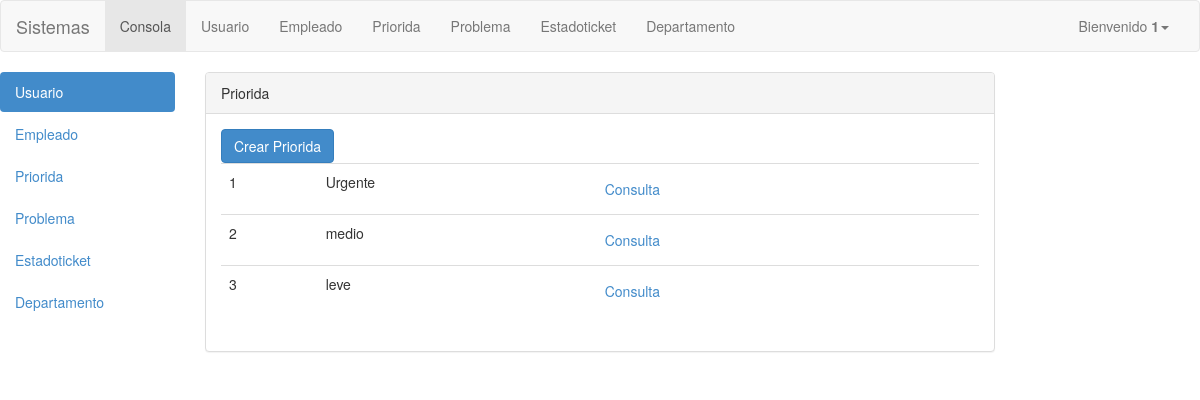
Page /ProyectoPR4/empleado/priorida.php (signed in) on the committed database.
### tables this page shows
CREATE TABLE IF NOT EXISTS `priorida` (
  `idpriorida` int(11) NOT NULL AUTO_INCREMENT,
  `nombreprio` varchar(45) NOT NULL,
  PRIMARY KEY (`idpriorida`)
);

### ProyectoPR4/empleado/priorida.php (the view, shortened to what this page needs)
<!DOCTYPE html>
<html lang="en">
<head>
	<LINK rel="stylesheet" HREF="../../ProyectoPR4/css/bootstrap-3.2.0-dist/css/bootstrap.css"  >
</head>
<body>
<?php
include("../include/menu.php");
?>
<div class="row">
 <div class="col-md-2">
   <?php
include("../include/menulateral.php");
    ?>
 </div>
  <div class="col-md-8">
  	<div class="panel panel-default">
  <div class="panel-heading">Priorida</div>
  <div class="panel-body">
  <div><button type="button" class="btn btn-primary" data-toggle="modal" data-target=".bs-example-modal-lg">Crear Priorida</button></div>
  <table class="table">
  <?php
$result= mysql_query("select idpriorida,nombreprio from priorida");
while ($row=mysql_fetch_array($result)) {
?>
<tr>
  <td><?php echo$row["idpriorida"]  ?></td>
  <td><?php echo$row["nombreprio"]  ?></td>
 <td><form  id="updateCita" method="GET" action="actualizarpriorida.php ">
<input type="submit" name="cmdguardar" class="btn btn-link" value="Consulta" POST="SUMIT"/>
</form></td>
</tr>
<?php
}
?>
</table>
  </div>
</div>
  </div>
</div>
</body>
</html>

### rows in the picture
priorida: idpriorida "1", nombreprio "Urgente"
priorida: idpriorida "2", nombreprio "medio"
priorida: idpriorida "3", nombreprio "leve"

### other values in the picture
$_SESSION['userid'] "1"
